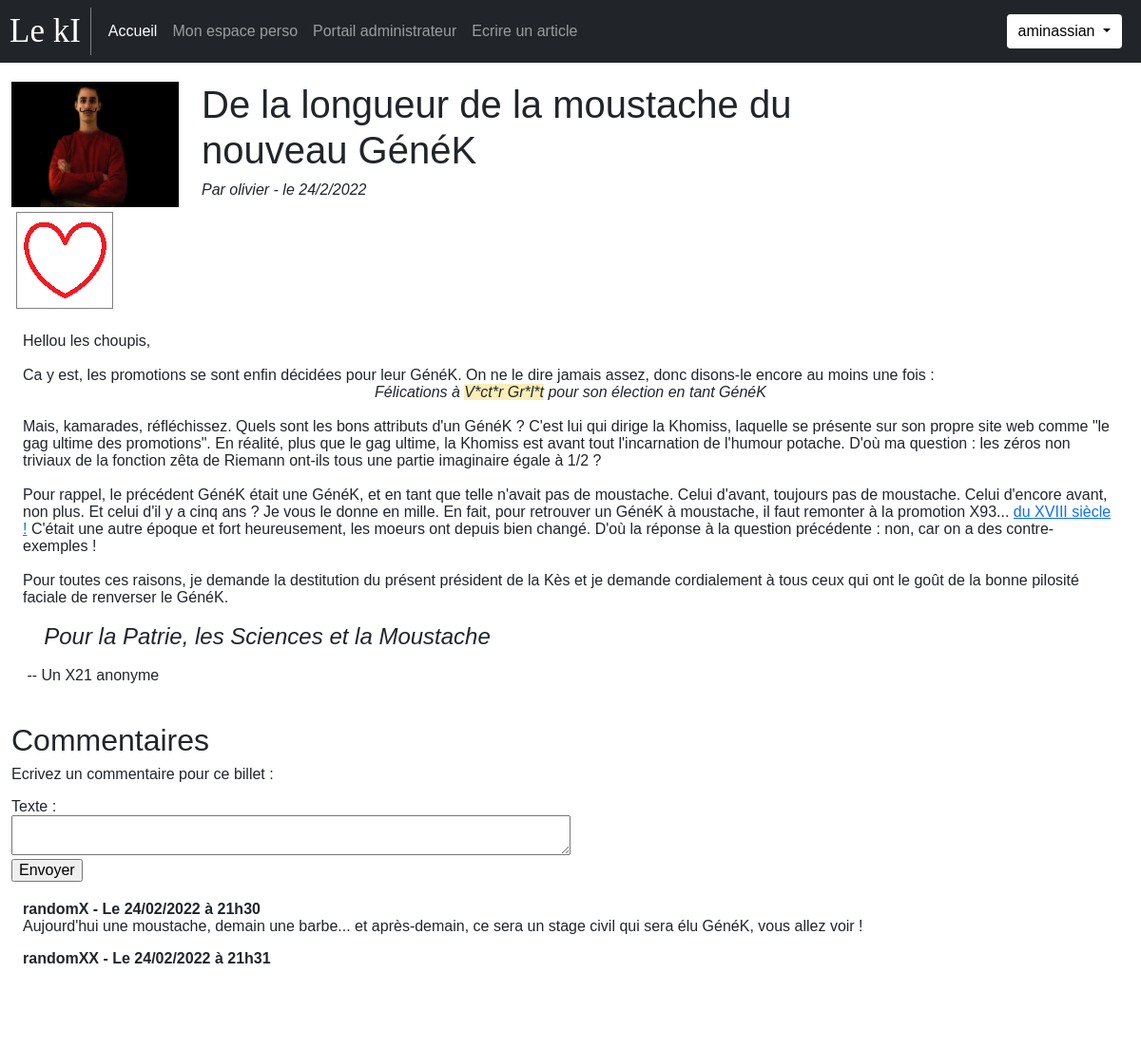
The page /index.php?page=read&article=27 (signed in) on the database its author committed.
### tables this page shows
CREATE TABLE `articles` (
  `ID` int(11) NOT NULL,
  `id_auteur` int(11) NOT NULL,
  `titre` varchar(256) NOT NULL,
  `contenu` text NOT NULL,
  `image` varchar(256) NOT NULL,
  `statut` varchar(20) NOT NULL DEFAULT 'attente',
  `parution` timestamp NOT NULL DEFAULT current_timestamp(),
  `maj` timestamp NOT NULL DEFAULT current_timestamp(),
  `nb_like` int(11) NOT NULL
);

CREATE TABLE `users` (
  `ID` int(11) NOT NULL,
  `username` varchar(256) NOT NULL,
  `password` varchar(256) NOT NULL,
  `first_date` datetime NOT NULL DEFAULT current_timestamp(),
  `type` varchar(20) NOT NULL DEFAULT 'visiteur'
);

CREATE TABLE `comments` (
  `ID` int(11) NOT NULL,
  `id_auteur` int(11) NOT NULL,
  `id_article` int(11) NOT NULL,
  `date_release` datetime NOT NULL,
  `content` text NOT NULL
);

### content/content_read.php (the view, shortened to what this page needs)
<?php
function article_title($titre, $username, $last_maj) {
    echo <<<FIN_TITRE
    <div class="col-8">
        <h1> $titre </h1>
        <h6><em> Par  $username - le $last_maj </em></h6>
    </div>
    <div class="separator"></div>
FIN_TITRE;
}
function article_likes($idArticle) {
    global $bdd;
    $req = $bdd->prepare("SELECT * FROM likes WHERE id_likeur = ? AND id_article = ?");
    $req->execute(array($_SESSION['userid'], $idArticle));
    echo '<div class="col-2" style="padding-right:0px">';
    echo '<img src="images/'. ($req->rowCount()==0 ? 'like_empty':'like_full') . '.png" '
            . 'id = "like" '
            . 'alt="like" '
            . 'data-id_article='. $idArticle
        .'>';
    echo '</div>';
}
function generateCommentForm($idArticle) {
    if (isLoggedIn()) {
        echo <<<FIN_FORM
            <div>
                <p> Ecrivez un commentaire pour ce billet :</p>
                <form method="post" action="index.php?page=read&article=$idArticle">
                    <label>Texte :</label><br>
                    <textarea name="content" style="width:50%" id="newCom"></textarea><br>
                    <input type="hidden" name="id_article" value=$idArticle>
                    <input type="submit" value="Envoyer">
                </form>
            </div>
FIN_FORM;
    } else {
        echo '<p>Vous devez <a href="login.php">vous connectez</a> pour écrire un commentaire.</p>';
    }
}
function generateComments($bdd, $idArticle, $page) {
    $nb_comms_par_page = 5;
    $offset = 0;
    $req = $bdd->prepare(
              "SELECT *,DATE_FORMAT(date_release, ' - Le %d/%m/%Y à %Hh%i') as my_date "
            . "FROM comments JOIN users ON users.id = comments.id_auteur "
            . "WHERE comments.id_article = ? "
            . "ORDER BY date_release ASC "
            . "LIMIT " . ($nb_comms_par_page+1) . " OFFSET " . $offset);
    $req->execute(array($idArticle));
    $nb_comms = $req->rowCount();
    echo '<div class="container-fluid" style="margin-top:20px" id="commentaires">';
    if ($nb_comms == 0) {
        echo '
        <p><em>Il n\'y a pas de commentaire pour l\'instant. <br>
            <a href="#newCom">Soyez le premier à réagir !</a>
        </em></p>';
    } else {
        $i = 0;
        while ($com = $req->fetch()) {
            if ($i < $nb_comms_par_page) {
                echo '<p><strong>'
                . htmlspecialchars($com['username']) . htmlspecialchars($com['my_date']) . '</strong><br>'
                . nl2br(htmlspecialchars($com['content']))
                . '</p>';
            }
            $i++;
        }
        echo '<button data-idarticle = "' . $idArticle . '" data-page="' .($page-1) . '" class="navigate"'. ($page == 0 ? 'disabled':'') . '>Précédent</button>';
        echo '<button data-idarticle = "' . $idArticle . '" data-page="' .($page+1) . '" class="navigate"' . ($i <= $nb_comms_par_page ? 'disabled':'') . '>Suivant</button>';
    }
    echo '</div>';
}

### utilities/utils_read.php (shortened to what this page needs)
<?php
$idArticle = 0;
try {
    $idArticle = intval($_GET['article']);
} catch (Exception $e) {
    addAlert(errorMsg(), 'error');
}
function runCore() {
    global $bdd, $idArticle;
    $req = $bdd->prepare('SELECT *, DATE_FORMAT(maj, "%d/%c/%Y") AS last_maj FROM articles JOIN users ON id_auteur = Users.id WHERE articles.id = ? AND articles.statut="valide"');
    $req->execute(array($idArticle));
    if ($article = $req->fetch()) {
        echo '<div class="container-fluid">
                    <div class="row" style="margin-bottom: 20px">';
        echo '<img class="col-2" src="images/' . $article['image'] . '.jpg" alt="' . $article['image'] . '">';
        article_title(htmlspecialchars($article['titre']), htmlspecialchars($article['username']), $article['last_maj']);
        article_likes($idArticle);
        echo '      </div>';
        echo '<div class="container-fluid">' . ($article['contenu']) . '</div>';
        echo '</div>';
        echo '<div class="container-fluid" style="margin-top:40px">';
        echo '<h2>Commentaires</h2>';
        generateCommentForm($idArticle);
        generateComments($bdd, $idArticle, 0);
        echo '</div>';
    } else {
        echo errorMsg();
    }
}

### css/stylesperso.css (style rules this page uses)
body { font: caption; }
#like { margin: 5px; padding: 0px; border: solid gray 1px; width: auto; }

### rows shown on the page
articles: image (picture), titre "De la longueur de la moustache du nouveau GénéK", id_auteur.username "olivier", contenu "Hellou les choupis, Ca y est, les promotions se sont enfin décidées pour leur GénéK. On ne le dire jamais assez, donc disons-le encore au moins une fois : Félications à V*ct*r Gr*l*t pour son élection en tant GénéK Mais, kamarades, réfléchissez. Quels sont les bons attributs d'un GénéK ? C'est lui qui dirige la Khomiss, laquelle se présente sur son propre site web comme \"le gag ultime des promotions\". En réalité, plus que le gag ultime, la Khomiss est avant tout l'incarnation de l'humour potache. D'où ma question : les zéros non triviaux de la fonction zêta de Riemann ont-ils tous une partie imaginaire égale à 1/2 ? Pour rappel, le précédent GénéK était une GénéK, et en tant que telle…"
comments: id_auteur.username "randomX", my_date "- Le 24/02/2022 à 21h30", content "Aujourd'hui une moustache, demain une barbe... et après-demain, ce sera un stage civil qui sera élu GénéK, vous allez voir !"
comments: id_auteur.username "randomXX", my_date "- Le 24/02/2022 à 21h31"

### other values the page prints
$description "Mon espace perso Portail administrateur Ecrire un article"
$_SESSION['username'] "aminassian"
$last_maj "24/2/2022"
